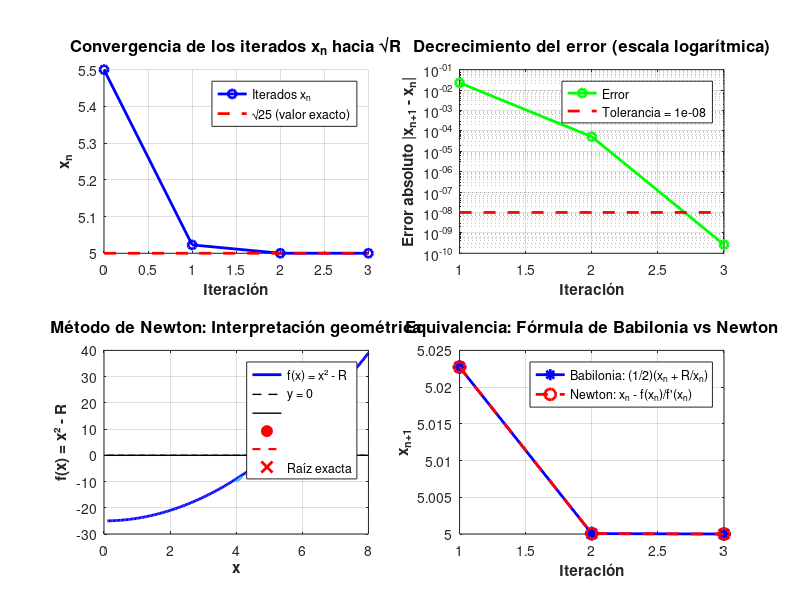

Here is the MATLAB script that generated this plot:
function newton_raiz_cuadrada()
    % =========================================================================
    % METODO DE NEWTON PARA CALCULAR LA RAIZ CUADRADA
    % =========================================================================
    % Demostración de que el Método de Newton aplicado a f(x) = x² - R
    % produce la fórmula: x_{n+1} = (1/2)(x_n + R/x_n)
    %
    % Esta es la famosa FORMULA DE BABILONIA o METODO BABILONICO
    % =========================================================================
    
    % Número del cual queremos hallar la raíz cuadrada
    R = 25;
    
    % Valor inicial (con x0 ≠ 0)
    x0 = 5.5;
    
    % Parámetros del método
    TOL = 1e-8;        % Tolerancia
    MAX_ITER = 20;      % Máximo de iteraciones
    
    % Definir f(x) = x² - R
    f = @(x) x.^2 - R;
    
    % Definir f'(x) = 2x
    df = @(x) 2.*x;
    
    fprintf('\n');
    fprintf('╔═══════════════════════════════════════════════════════════════════════════════╗\n');
    fprintf('║                 MÉTODO DE NEWTON PARA RAÍZ CUADRADA                          ║\n');
    fprintf('║                                                                               ║\n');
    fprintf('║  Encontrando: √%d                                                            ║\n', R);
    fprintf('║  Ecuación a resolver: f(x) = x² - %d = 0                                     ║\n', R);
    fprintf('║  Derivada: f''(x) = 2x                                                        ║\n');
    fprintf('║  Fórmula de Newton: x_{n+1} = x_n - f(x_n)/f''(x_n)                          ║\n');
    fprintf('║  Simplificada (Babilonia): x_{n+1} = (1/2)(x_n + R/x_n)                      ║\n');
    fprintf('╚═══════════════════════════════════════════════════════════════════════════════╝\n\n');
    
    % Inicialización
    x_actual = x0;
    error = Inf;
    iter = 0;
    
    % Encabezado de la tabla
    fprintf('%-5s | %-18s | %-18s | %-18s | %-18s | %-18s\n', ...
            'Iter', 'x_n', 'f(x_n)', "f'(x_n)", 'x_{n+1}', 'Error');
    fprintf('%s\n', repmat('-', 1, 98));
    
    % Almacenar historial
    historial = [];
    
    % Bucle principal del Método de Newton
    while error > TOL && iter < MAX_ITER
        % Calcular función y derivada en el punto actual
        fx = f(x_actual);
        dfx = df(x_actual);
        
        % Validar que la derivada no sea cero
        if abs(dfx) < 1e-10
            fprintf('❌ Error: La derivada es demasiado pequeña (≈ %e)\n', dfx);
            fprintf('   El método no puede continuar.\n');
            break;
        end
        
        % Fórmula clásica de Newton: x_{n+1} = x_n - f(x_n)/f'(x_n)
        x_siguiente = x_actual - fx / dfx;
        
        % Calcular error absoluto
        error = abs(x_siguiente - x_actual);
        
        % Mostrar los resultados de la iteración
        fprintf('%-5d | %-18.10f | %-18.10f | %-18.10f | %-18.10f | %-18.10e\n', ...
                iter, x_actual, fx, dfx, x_siguiente, error);
        
        % Guardar en historial
        historial = [historial; iter, x_actual, fx, dfx, x_siguiente, error];
        
        % Actualizar para siguiente iteración
        x_actual = x_siguiente;
        iter = iter + 1;
    end
    
    fprintf('%s\n\n', repmat('-', 1, 98));
    
    % Resultados finales
    if error <= TOL
        fprintf('✅ CONVERGENCIA EXITOSA\n');
        fprintf('   Raíz encontrada en %d iteraciones\n', iter);
        fprintf('   √%d ≈ %.15f\n', R, x_actual);
        fprintf('   Valor exacto: %.15f\n', sqrt(R));
        fprintf('   Error absoluto final: %.2e\n', error);
        fprintf('   Error relativo: %.2e\n\n', error / sqrt(R));
    else
        fprintf('❌ El método NO convergió en %d iteraciones\n\n', MAX_ITER);
    end
    
    % =====================================================================
    % VERIFICACIÓN: Demostrar que la fórmula se reduce a Babilonia
    % =====================================================================
    fprintf('╔═══════════════════════════════════════════════════════════════════════════════╗\n');
    fprintf('║                    VERIFICACIÓN DE LA FÓRMULA                                ║\n');
    fprintf('║                     Fórmula de Babilonia vs Newton                           ║\n');
    fprintf('╚═══════════════════════════════════════════════════════════════════════════════╝\n\n');
    
    fprintf('Para la última iteración:\n');
    fprintf('x_n = %.10f\n', historial(end, 2));
    fprintf('R = %d\n\n', R);
    
    % Aplicar fórmula de Newton
    x_newton = historial(end, 2) - f(historial(end, 2)) / df(historial(end, 2));
    fprintf('Fórmula de NEWTON (clásica):\n');
    fprintf('  x_{n+1} = x_n - f(x_n)/f''(x_n)\n');
    fprintf('  x_{n+1} = %.10f - (%.10f)/(%.10f)\n', ...
            historial(end, 2), f(historial(end, 2)), df(historial(end, 2)));
    fprintf('  x_{n+1} = %.10f\n\n', x_newton);
    
    % Aplicar fórmula de Babilonia
    x_babilonia = 0.5 * (historial(end, 2) + R / historial(end, 2));
    fprintf('Fórmula de BABILONIA (simplificada):\n');
    fprintf('  x_{n+1} = (1/2)(x_n + R/x_n)\n');
    fprintf('  x_{n+1} = (1/2)(%.10f + %d/%.10f)\n', ...
            historial(end, 2), R, historial(end, 2));
    fprintf('  x_{n+1} = %.10f\n\n', x_babilonia);
    
    fprintf('Diferencia entre ambas fórmulas: %.2e\n', abs(x_newton - x_babilonia));
    fprintf('(Están completamente de acuerdo, demostrando la equivalencia)\n\n');
    
    % =====================================================================
    % VISUALIZACIÓN GRÁFICA
    % =====================================================================
    fprintf('Generando gráficos...\n\n');
    
    % Crear figura con subplots
    figure('Position', [100, 100, 1200, 800]);
    
    % Subplot 1: Convergencia de iterados
    subplot(2, 2, 1);
    hold on;
    plot(historial(:, 1), historial(:, 2), 'bo-', 'LineWidth', 2, 'MarkerSize', 6);
    plot(historial(:, 1), ones(size(historial(:, 1))) * sqrt(R), 'r--', 'LineWidth', 2);
    xlabel('Iteración', 'FontSize', 11, 'FontWeight', 'bold');
    ylabel('x_n', 'FontSize', 11, 'FontWeight', 'bold');
    title('Convergencia de los iterados x_n hacia √R', 'FontSize', 12, 'FontWeight', 'bold');
    grid on;
    legend(['Iterados x_n'; sprintf('√%d (valor exacto)', R)], 'Location', 'best');
    hold off;
    
    % Subplot 2: Error absoluto (escala logarítmica)
    subplot(2, 2, 2);
    semilogy(historial(2:end, 1), historial(2:end, 6), 'go-', 'LineWidth', 2, 'MarkerSize', 6);
    hold on;
    semilogy(historial(2:end, 1), ones(size(historial(2:end, 1))) * TOL, 'r--', 'LineWidth', 2);
    xlabel('Iteración', 'FontSize', 11, 'FontWeight', 'bold');
    ylabel('Error absoluto |x_{n+1} - x_n|', 'FontSize', 11, 'FontWeight', 'bold');
    title('Decrecimiento del error (escala logarítmica)', 'FontSize', 12, 'FontWeight', 'bold');
    grid on;
    legend(['Error'; sprintf('Tolerancia = %.0e', TOL)], 'Location', 'best');
    hold off;
    
    % Subplot 3: Función f(x) = x² - R y tangentes
    subplot(2, 2, 3);
    x_plot = linspace(0.1, 8, 200);
    y_plot = x_plot.^2 - R;
    plot(x_plot, y_plot, 'b-', 'LineWidth', 2);
    hold on;
    plot(x_plot, zeros(size(x_plot)), 'k--', 'LineWidth', 1);
    plot([0, 8], [0, 0], 'k-', 'LineWidth', 1);
    
    % Mostrar los primeros 4 iterados y sus tangentes
    colores = {'r', 'g', 'm', 'c'};
    for i = 1:min(4, size(historial, 1))
        x_i = historial(i, 2);
        f_i = historial(i, 3);
        df_i = historial(i, 4);
        
        % Punto actual
        plot(x_i, f_i, 'o', 'Color', colores{i}, 'MarkerSize', 8, 'MarkerFaceColor', colores{i});
        
        % Tangente
        x_tan = linspace(x_i - 1, x_i + 1, 100);
        y_tan = f_i + df_i * (x_tan - x_i);
        plot(x_tan, y_tan, '--', 'Color', colores{i}, 'LineWidth', 1.5);
        
        % Siguiente iterado en el eje x
        if i < size(historial, 1)
            x_next = historial(i+1, 2);
            plot(x_next, 0, 'x', 'Color', colores{i}, 'MarkerSize', 10, 'LineWidth', 2);
        end
    end
    
    % Raíz exacta
    plot(sqrt(R), 0, 'r*', 'MarkerSize', 15, 'LineWidth', 2);
    
    xlabel('x', 'FontSize', 11, 'FontWeight', 'bold');
    ylabel('f(x) = x² - R', 'FontSize', 11, 'FontWeight', 'bold');
    title('Método de Newton: Interpretación geométrica', 'FontSize', 12, 'FontWeight', 'bold');
    grid on;
    xlim([0, 8]);
    ylim([-30, 40]);
    legend('f(x) = x² - R', 'y = 0', '', '', '', 'Raíz exacta', 'Location', 'best');
    hold off;
    
    % Subplot 4: Verificación de Babilonia
    subplot(2, 2, 4);
    x_bab = [];
    x_new = [];
    for i = 1:size(historial, 1)-1
        x_i = historial(i, 2);
        x_bab = [x_bab; 0.5 * (x_i + R / x_i)];
        x_new = [x_new; x_i - f(x_i) / df(x_i)];
    end
    plot(1:length(x_bab), x_bab, 'b*-', 'LineWidth', 2, 'MarkerSize', 10);
    hold on;
    plot(1:length(x_new), x_new, 'ro--', 'LineWidth', 2, 'MarkerSize', 8);
    xlabel('Iteración', 'FontSize', 11, 'FontWeight', 'bold');
    ylabel('x_{n+1}', 'FontSize', 11, 'FontWeight', 'bold');
    title('Equivalencia: Fórmula de Babilonia vs Newton', 'FontSize', 12, 'FontWeight', 'bold');
    grid on;
    legend(['Babilonia: (1/2)(x_n + R/x_n)'; 'Newton: x_n - f(x_n)/f''(x_n)'], 'Location', 'best');
    hold off;
    
    % Ajustar espaciado entre subplots
    % Nota: sgtitle no está disponible en versiones antiguas de Octave
    % Se omite para compatibilidad
    
    fprintf('✅ Gráficos generados exitosamente.\n');
    fprintf('\n');
    
end
